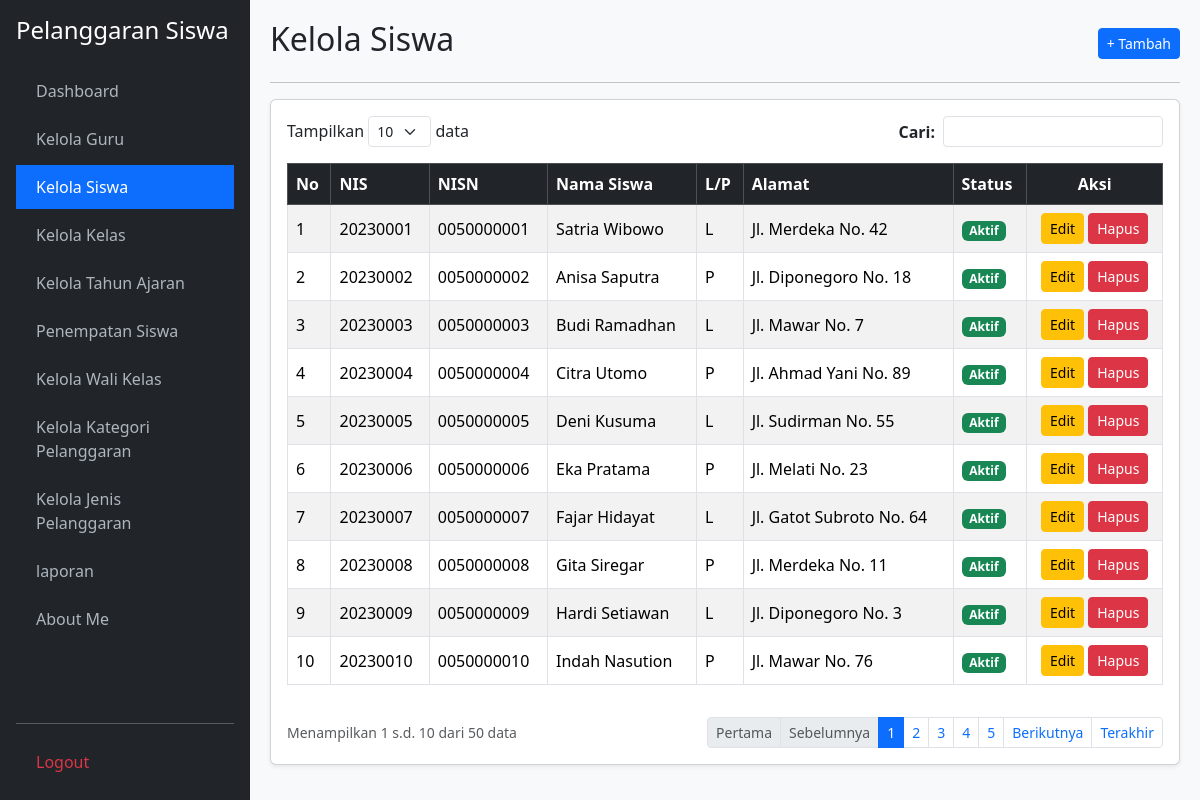
Page /kelola_siswa.php (signed in) on the earlier database version.
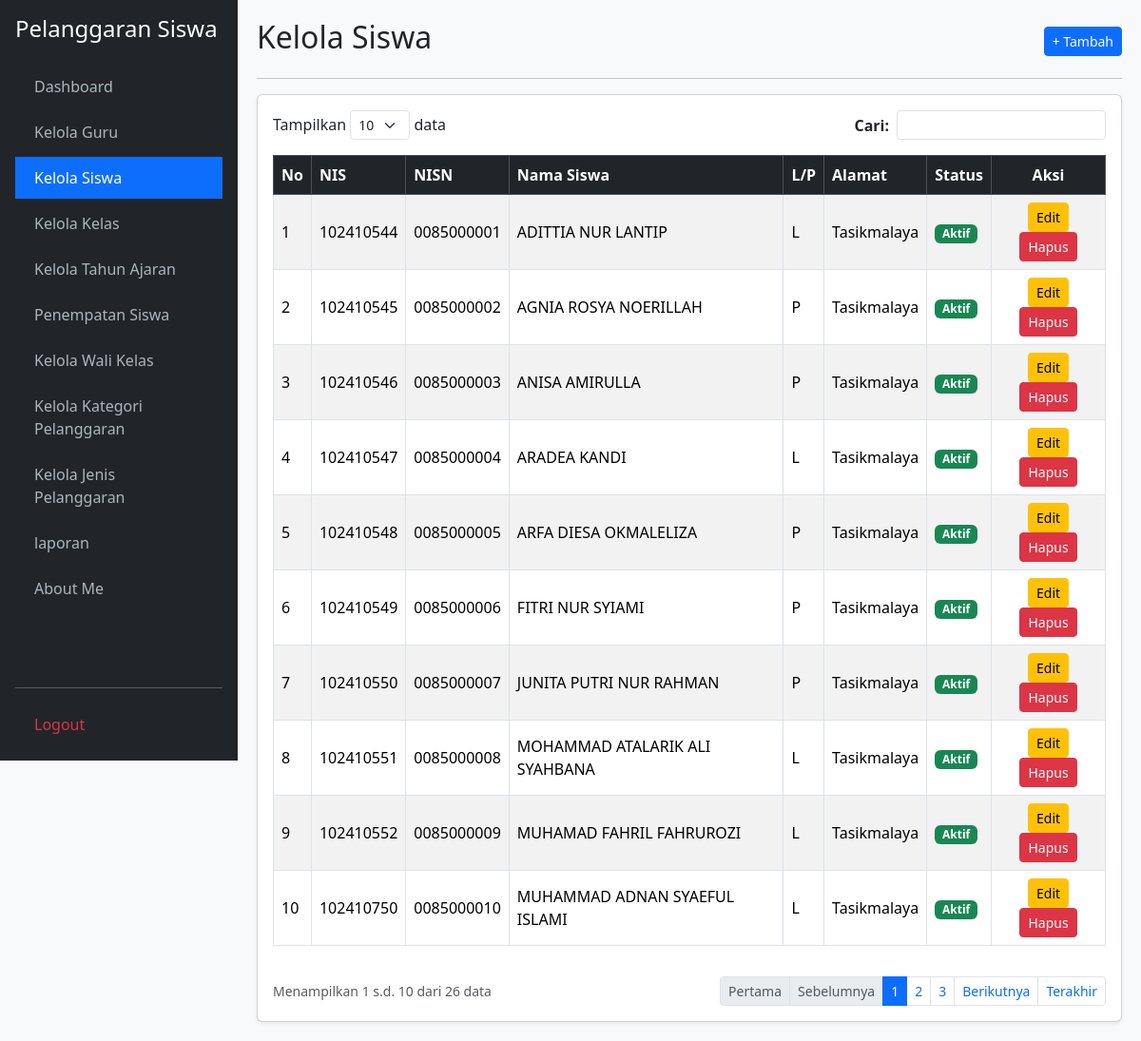
Same page on the later database version.
### tables this page shows
CREATE TABLE `t_siswa` (
  `id` int(11) NOT NULL,
  `nis` varchar(30) NOT NULL,
  `nisn` varchar(20) DEFAULT NULL,
  `nama` varchar(150) NOT NULL,
  `jenis_kelamin` char(1) DEFAULT NULL,
  `tanggal_lahir` date DEFAULT NULL,
  `alamat` text DEFAULT NULL,
  `status_aktif` tinyint(1) DEFAULT 1,
  `created_at` timestamp NULL DEFAULT NULL,
  `updated_at` timestamp NULL DEFAULT NULL
);

### kelola_siswa.php (the view, shortened to what the changed rows need)
<?php
require_once 'koneksi.php';
$aksi = $_GET['aksi'] ?? '';
$edit_id = $_GET['edit'] ?? '';
$edit = $edit_id ? mysqli_fetch_assoc(mysqli_query($koneksi, "SELECT * FROM t_siswa WHERE id='$edit_id'")) : null;
$limit = 10;
$h = max(1, (int)($_GET['halaman'] ?? 1));
$offset = ($h - 1) * $limit;
$cari = mysqli_real_escape_string($koneksi, $_GET['cari'] ?? '');
$where = $cari ? "WHERE nis LIKE '%$cari%' OR nisn LIKE '%$cari%' OR nama LIKE '%$cari%'" : "";
$total = mysqli_num_rows(mysqli_query($koneksi, "SELECT 1 FROM t_siswa $where"));
$pages = ceil($total / $limit);
$data = mysqli_query($koneksi, "SELECT * FROM t_siswa $where LIMIT $offset, $limit");
$no = $offset + 1;
?>
<!DOCTYPE html>
<html lang="id">
<head>
    <link href="https://cdn.jsdelivr.net/npm/bootstrap@5.3.2/dist/css/bootstrap.min.css" rel="stylesheet">
</head>
<body>
    <div class="main-content">
        <?php if ($aksi === 'tambah' || $edit): ?>
            <div class="d-flex justify-content-between align-items-center mb-3">
                <h2><?= $edit ? 'Edit Data Siswa' : 'Tambah Data Siswa'; ?></h2>
                <a href="kelola_siswa.php" class="btn btn-secondary btn-sm">&larr; Kembali</a>
            </div>
            <hr>
            <div class="card shadow-sm"><div class="card-body">
                <form method="POST">
                    <input type="hidden" name="id" value="<?= $edit['id'] ?? ''; ?>">
                    <div class="mb-3">
                        <label class="form-label fw-bold">NIS (Maks. 8 Angka):</label>
                        <input type="text" name="nis" class="form-control" value="<?= htmlspecialchars($edit['nis'] ?? ''); ?>" maxlength="8" pattern="\d{1,8}" required>
                    </div>
                    <div class="mb-3">
                        <label class="form-label fw-bold">NISN (Maks. 10 Angka):</label>
                        <input type="text" name="nisn" class="form-control" value="<?= htmlspecialchars($edit['nisn'] ?? ''); ?>" maxlength="10" pattern="\d{1,10}">
                    </div>
                    <div class="mb-3">
                        <label class="form-label fw-bold">Nama Siswa:</label>
                        <input type="text" name="nama" class="form-control" value="<?= htmlspecialchars($edit['nama'] ?? ''); ?>" required>
                    </div>
                    <div class="mb-3">
                        <label class="form-label fw-bold">Jenis Kelamin:</label>
                        <select name="jenis_kelamin" class="form-control" required>
                            <option value="L" <?= (($edit['jenis_kelamin'] ?? '') == 'L') ? 'selected' : ''; ?>>Laki-laki</option>
                            <option value="P" <?= (($edit['jenis_kelamin'] ?? '') == 'P') ? 'selected' : ''; ?>>Perempuan</option>
                        </select>
                    </div>
                    <div class="mb-3">
                        <label class="form-label fw-bold">Tanggal Lahir:</label>
                        <input type="date" name="tanggal_lahir" class="form-control" value="<?= htmlspecialchars($edit['tanggal_lahir'] ?? ''); ?>">
                    </div>
                    <div class="mb-3">
                        <label class="form-label fw-bold">Alamat:</label>
                        <textarea name="alamat" class="form-control" rows="3"><?= htmlspecialchars($edit['alamat'] ?? ''); ?></textarea>
                    </div>
                    <div class="mb-3">
                        <label class="form-label fw-bold">Status Aktif:</label>
                        <select name="status_aktif" class="form-control" required>
                            <option value="Aktif" <?= (($edit['status_aktif'] ?? 1) == 1 || ($edit['status_aktif'] ?? '') == 'Aktif') ? 'selected' : ''; ?>>Aktif</option>
                            <option value="Tidak Aktif" <?= (($edit['status_aktif'] ?? 1) == 0 || ($edit['status_aktif'] ?? '') == 'Tidak Aktif') ? 'selected' : ''; ?>>Tidak Aktif</option>
                        </select>
                    </div>
                    <div class="d-flex justify-content-end">
                        <a href="kelola_siswa.php" class="btn btn-secondary me-2">Batal</a>
                        <button type="submit" name="simpan" class="btn btn-primary">Simpan</button>
                    </div>
                </form>
            </div></div>
        <?php else: ?>
            <div class="d-flex justify-content-between align-items-center mb-2">
                <h2>Kelola Siswa</h2>
                <a href="?aksi=tambah" class="btn btn-primary btn-sm">+ Tambah</a>
            </div>
            <hr>
            <div class="card shadow-sm"><div class="card-body">
                <div class="row mb-3 justify-content-between">
                    <div class="col-auto">Tampilkan <select class="form-select form-select-sm d-inline-block w-auto"><option>10</option></select> data</div>
                    <div class="col-auto">
                        <form method="GET" class="d-flex align-items-center">
                            <label class="me-2 mb-0 fw-bold">Cari:</label>
                            <input type="text" name="cari" class="form-control form-control-sm" value="<?= htmlspecialchars($cari); ?>">
                        </form>
                    </div>
                </div>
                <div class="table-responsive">
                    <table class="table table-bordered table-striped align-middle">
                        <thead class="table-dark">
                            <tr><th>No</th><th>NIS</th><th>NISN</th><th>Nama Siswa</th><th>L/P</th><th>Alamat</th><th>Status</th><th class="text-center">Aksi</th></tr>
                        </thead>
                        <tbody>
                            <?php while($r = mysqli_fetch_assoc($data)): ?>
                            <tr>
                                <td><?= $no++; ?></td>
                                <td><?= htmlspecialchars($r['nis']); ?></td>
                                <td><?= htmlspecialchars($r['nisn']); ?></td>
                                <td><?= htmlspecialchars($r['nama']); ?></td>
                                <td><?= htmlspecialchars($r['jenis_kelamin']); ?></td>
                                <td><?= htmlspecialchars($r['alamat']); ?></td>
                                <td>
                                    <span class="badge bg-<?= ($r['status_aktif'] == 1 || $r['status_aktif'] == 'Aktif') ? 'success' : 'secondary'; ?>">
                                        <?= ($r['status_aktif'] == 1 || $r['status_aktif'] == 'Aktif') ? 'Aktif' : 'Tidak Aktif'; ?>
                                    </span>
                                </td>
                                <td class="text-center">
                                    <a href="?edit=<?= $r['id']; ?>" class="btn btn-sm btn-warning">Edit</a>
                                    <a href="?hapus=<?= $r['id']; ?>" class="btn btn-sm btn-danger" onclick="return confirm('Hapus data siswa ini?')">Hapus</a>
                                </td>
                            </tr>
                            <?php endwhile; if(!$total): ?>
                            <tr><td colspan="8" class="text-center text-muted">Data siswa tidak ditemukan.</td></tr>
                            <?php endif; ?>
                        </tbody>
                    </table>
                </div>
                <div class="d-flex justify-content-between align-items-center mt-3">
                    <small class="text-muted">Menampilkan <?= $total ? $offset + 1 : 0; ?> s.d. <?= min($offset + $limit, $total); ?> dari <?= $total; ?> data</small>
                    <ul class="pagination pagination-sm mb-0">
                        <li class="page-item <?= $h <= 1 ? 'disabled' : ''; ?>"><a class="page-link" href="?halaman=1&cari=<?= $cari; ?>">Pertama</a></li>
                        <li class="page-item <?= $h <= 1 ? 'disabled' : ''; ?>"><a class="page-link" href="?halaman=<?= $h-1; ?>&cari=<?= $cari; ?>">Sebelumnya</a></li>
                        <?php for($i=1; $i<=$pages; $i++): ?>
                            <li class="page-item <?= $h == $i ? 'active' : ''; ?>"><a class="page-link" href="?halaman=<?= $i; ?>&cari=<?= $cari; ?>"><?= $i; ?></a></li>
                        <?php endfor; ?>
                        <li class="page-item <?= $h >= $pages ? 'disabled' : ''; ?>"><a class="page-link" href="?halaman=<?= $h+1; ?>&cari=<?= $cari; ?>">Berikutnya</a></li>
                        <li class="page-item <?= $h >= $pages ? 'disabled' : ''; ?>"><a class="page-link" href="?halaman=<?= $pages; ?>&cari=<?= $cari; ?>">Terakhir</a></li>
                    </ul>
                </div>
            </div></div>
        <?php endif; ?>
    </div>
</body>
</html>

Differences in the rows shown:
removed t_siswa: nis "20230001", nisn "0050000001", nama "Satria Wibowo", jenis_kelamin "L", alamat "Jl. Merdeka No. 42", status_aktif "Aktif"
removed t_siswa: nis "20230002", nisn "0050000002", nama "Anisa Saputra", jenis_kelamin "P", alamat "Jl. Diponegoro No. 18", status_aktif "Aktif"
removed t_siswa: nis "20230003", nisn "0050000003", nama "Budi Ramadhan", jenis_kelamin "L", alamat "Jl. Mawar No. 7", status_aktif "Aktif"
removed t_siswa: nis "20230006", nisn "0050000006", nama "Eka Pratama", jenis_kelamin "P", alamat "Jl. Melati No. 23", status_aktif "Aktif"
removed t_siswa: nis "20230008", nisn "0050000008", nama "Gita Siregar", jenis_kelamin "P", alamat "Jl. Merdeka No. 11", status_aktif "Aktif"
removed t_siswa: nis "20230009", nisn "0050000009", nama "Hardi Setiawan", jenis_kelamin "L", alamat "Jl. Diponegoro No. 3", status_aktif "Aktif"
added t_siswa: nis "102410544", nisn "0085000001", nama "ADITTIA NUR LANTIP", jenis_kelamin "L", alamat "Tasikmalaya", status_aktif "Aktif"
added t_siswa: nis "102410545", nisn "0085000002", nama "AGNIA ROSYA NOERILLAH", jenis_kelamin "P", alamat "Tasikmalaya", status_aktif "Aktif"
added t_siswa: nis "102410546", nisn "0085000003", nama "ANISA AMIRULLA", jenis_kelamin "P", alamat "Tasikmalaya", status_aktif "Aktif"
changed t_siswa: nis "20230004" → "102410547"; nisn "0050000004" → "0085000004"; nama "Citra Utomo" → "ARADEA KANDI"; jenis_kelamin "P" → "L"; alamat "Jl. Ahmad Yani No. 89" → "Tasikmalaya"
changed t_siswa: nis "20230005" → "102410548"; nisn "0050000005" → "0085000005"; nama "Deni Kusuma" → "ARFA DIESA OKMALELIZA"; jenis_kelamin "L" → "P"; alamat "Jl. Sudirman No. 55" → "Tasikmalaya"
added t_siswa: nis "102410549", nisn "0085000006", nama "FITRI NUR SYIAMI", jenis_kelamin "P", alamat "Tasikmalaya", status_aktif "Aktif"
changed t_siswa: nis "20230007" → "102410550"; nisn "0050000007" → "0085000007"; nama "Fajar Hidayat" → "JUNITA PUTRI NUR RAHMAN"; jenis_kelamin "L" → "P"; alamat "Jl. Gatot Subroto No. 64" → "Tasikmalaya"
added t_siswa: nis "102410551", nisn "0085000008", nama "MOHAMMAD ATALARIK ALI SYAHBANA", jenis_kelamin "L", alamat "Tasikmalaya", status_aktif "Aktif"
added t_siswa: nis "102410552", nisn "0085000009", nama "MUHAMAD FAHRIL FAHRUROZI", jenis_kelamin "L", alamat "Tasikmalaya", status_aktif "Aktif"
changed t_siswa: nis "20230010" → "102410750"; nisn "0050000010" → "0085000010"; nama "Indah Nasution" → "MUHAMMAD ADNAN SYAEFUL ISLAMI"; jenis_kelamin "P" → "L"; alamat "Jl. Mawar No. 76" → "Tasikmalaya"
Other differences:
$total: "50" → "26"
list line gone: "4"
list line gone: "5"
